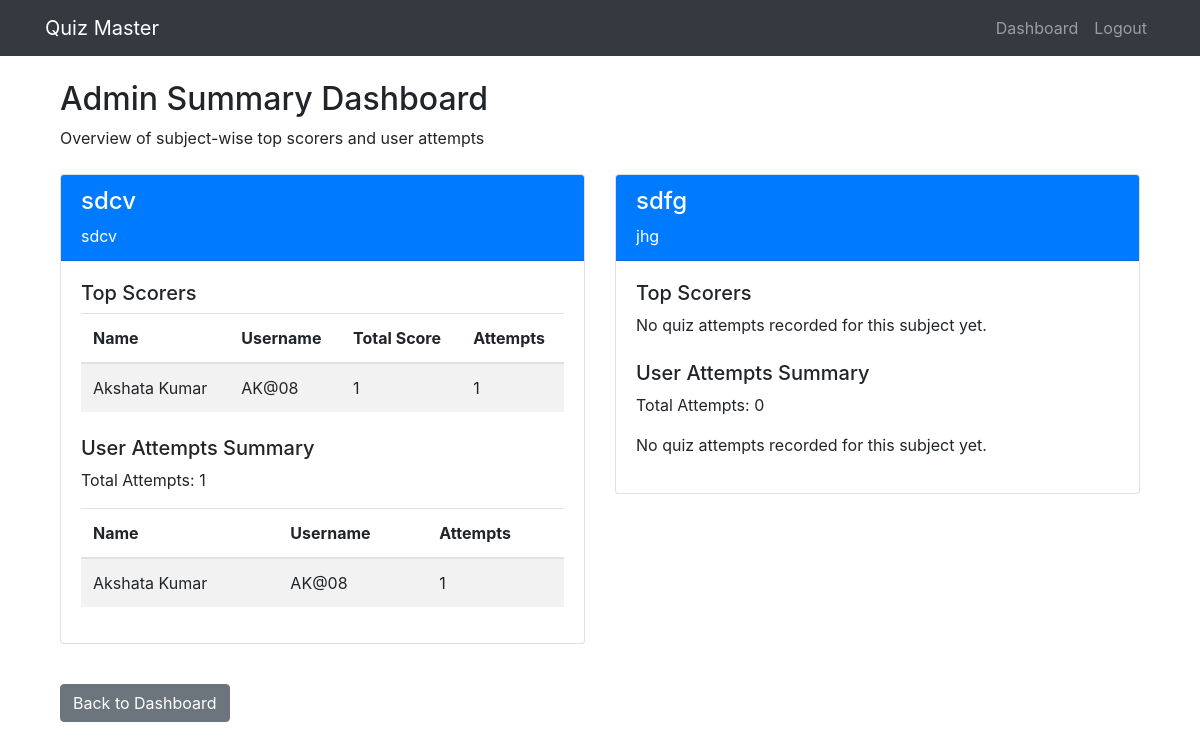
Screenshot of /admin/summary (signed in) with the database file from the repository.
### models/db_setup.py (models this page shows)
class Subject(db.Model):
    id = db.Column(db.Integer, primary_key=True)
    name = db.Column(db.String(100), nullable=False)
    description = db.Column(db.Text)
    chapters = db.relationship('Chapter', backref='subject', lazy=True, cascade="all, delete-orphan")

class User(db.Model):
    id = db.Column(db.Integer, primary_key=True)
    username = db.Column(db.String(100), unique=True, nullable=False)
    password = db.Column(db.String(200), nullable=False)
    full_name = db.Column(db.String(100), nullable=False)
    qualification = db.Column(db.String(100))
    dob = db.Column(db.Date)
    is_admin = db.Column(db.Boolean, default=False)
    scores = db.relationship('Score', backref='user', lazy=True)

### controllers/admin.py (the view)
def admin_summary():
    if not session.get('is_admin'):
        return redirect(url_for('login'))
    subjects = Subject.query.all()
    summary_data = []
    for subject in subjects:
        subject_data = {
            'subject': subject,
            'top_scorers': [],
            'total_attempts': 0,
            'user_attempts': {}
        }
        quiz_ids = []
        for chapter in subject.chapters:
            for quiz in chapter.quizzes:
                quiz_ids.append(quiz.id)
        if not quiz_ids:
            summary_data.append(subject_data)
            continue
        top_scores = db.session.query(
            User.id,
            User.username,
            User.full_name,
            func.sum(Score.total_scored).label('total_score'),
            func.count(Score.id).label('attempts')
        ).join(Score).filter(
            Score.quiz_id.in_(quiz_ids)
        ).group_by(User.id).order_by(func.sum(Score.total_scored).desc()).limit(5).all()
        subject_data['top_scorers'] = top_scores
        attempts = db.session.query(
            User.id,
            User.username,
            User.full_name,
            func.count(Score.id).label('attempts')
        ).join(Score).filter(
            Score.quiz_id.in_(quiz_ids)
        ).group_by(User.id).order_by(func.count(Score.id).desc()).all()
        for user_attempt in attempts:
            subject_data['user_attempts'][user_attempt.id] = {
                'username': user_attempt.username,
                'full_name': user_attempt.full_name,
                'attempts': user_attempt.attempts
            }
            subject_data['total_attempts'] += user_attempt.attempts
        summary_data.append(subject_data)
    return render_template('admin/summary.html', summary_data=summary_data)

### templates/admin/summary.html (shortened to what this page needs)
{% extends 'base.html' %}
{% block content %}
<div class="container mt-4">
    <h2>Admin Summary Dashboard</h2>
    <p>Overview of subject-wise top scorers and user attempts</p>
    <div class="row mt-4">
        {% for data in summary_data %}
        <div class="col-md-6 mb-4">
            <div class="card">
                <div class="card-header bg-primary text-white">
                    <h4>{{ data.subject.name }}</h4>
                    <p class="mb-0">{{ data.subject.description }}</p>
                </div>
                <div class="card-body">
                    <h5>Top Scorers</h5>
                    {% if data.top_scorers %}
                    <table class="table table-striped">
                        <thead>
                            <tr>
                                <th>Name</th>
                                <th>Username</th>
                                <th>Total Score</th>
                                <th>Attempts</th>
                            </tr>
                        </thead>
                        <tbody>
                            {% for scorer in data.top_scorers %}
                            <tr>
                                <td>{{ scorer.full_name }}</td>
                                <td>{{ scorer.username }}</td>
                                <td>{{ scorer.total_score }}</td>
                                <td>{{ scorer.attempts }}</td>
                            </tr>
                            {% endfor %}
                        </tbody>
                    </table>
                    {% else %}
                    <p>No quiz attempts recorded for this subject yet.</p>
                    {% endif %}
                    <h5 class="mt-4">User Attempts Summary</h5>
                    <p>Total Attempts: {{ data.total_attempts }}</p>
                    {% if data.user_attempts %}
                    <table class="table table-striped">
                        <thead>
                            <tr>
                                <th>Name</th>
                                <th>Username</th>
                                <th>Attempts</th>
                            </tr>
                        </thead>
                        <tbody>
                            {% for user_id, attempt_data in data.user_attempts.items() %}
                            <tr>
                                <td>{{ attempt_data.full_name }}</td>
                                <td>{{ attempt_data.username }}</td>
                                <td>{{ attempt_data.attempts }}</td>
                            </tr>
                            {% endfor %}
                        </tbody>
                    </table>
                    {% else %}
                    <p>No quiz attempts recorded for this subject yet.</p>
                    {% endif %}
                </div>
            </div>
        </div>
        {% endfor %}
    </div>
    <div class="mt-3 mb-5">
        <a href="{{ url_for('admin_dashboard') }}" class="btn btn-secondary">Back to Dashboard</a>
    </div>
</div>
{% endblock %}

### rows the page displays
Subject: subject.name "sdcv", subject.description "sdcv"
User: full_name "Akshata Kumar", username "AK@08", total_score "1", attempts "1", full_name "Akshata Kumar", username "AK@08"
Subject: subject.name "sdfg", subject.description "jhg"

### other values shown
{{ data.total_attempts }} "1" "0"
{{ attempt_data.attempts }} "1"
